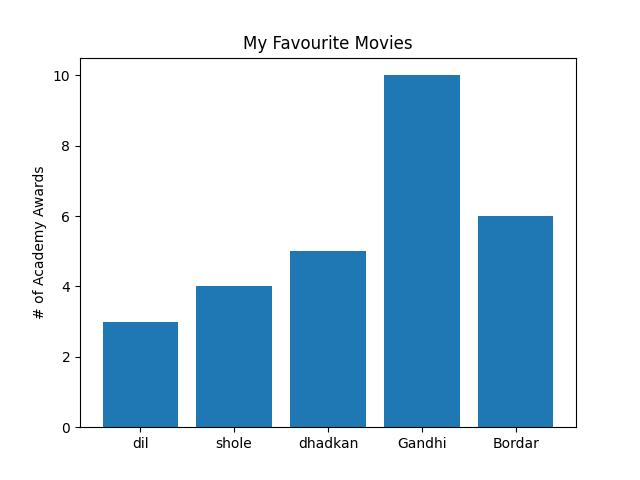

This figure's Python source:
from matplotlib import pyplot as plt
movies=["dil", "shole","dhadkan", "Gandhi", "Bordar"]
awards=[3,4,5,10,6]

plt.bar(range(len(movies)), awards)

plt.title("My Favourite Movies")
plt.ylabel("# of Academy Awards")

plt.xticks(range(len(movies)), movies)
plt.savefig("bar_chart.jpeg")
plt.show()
